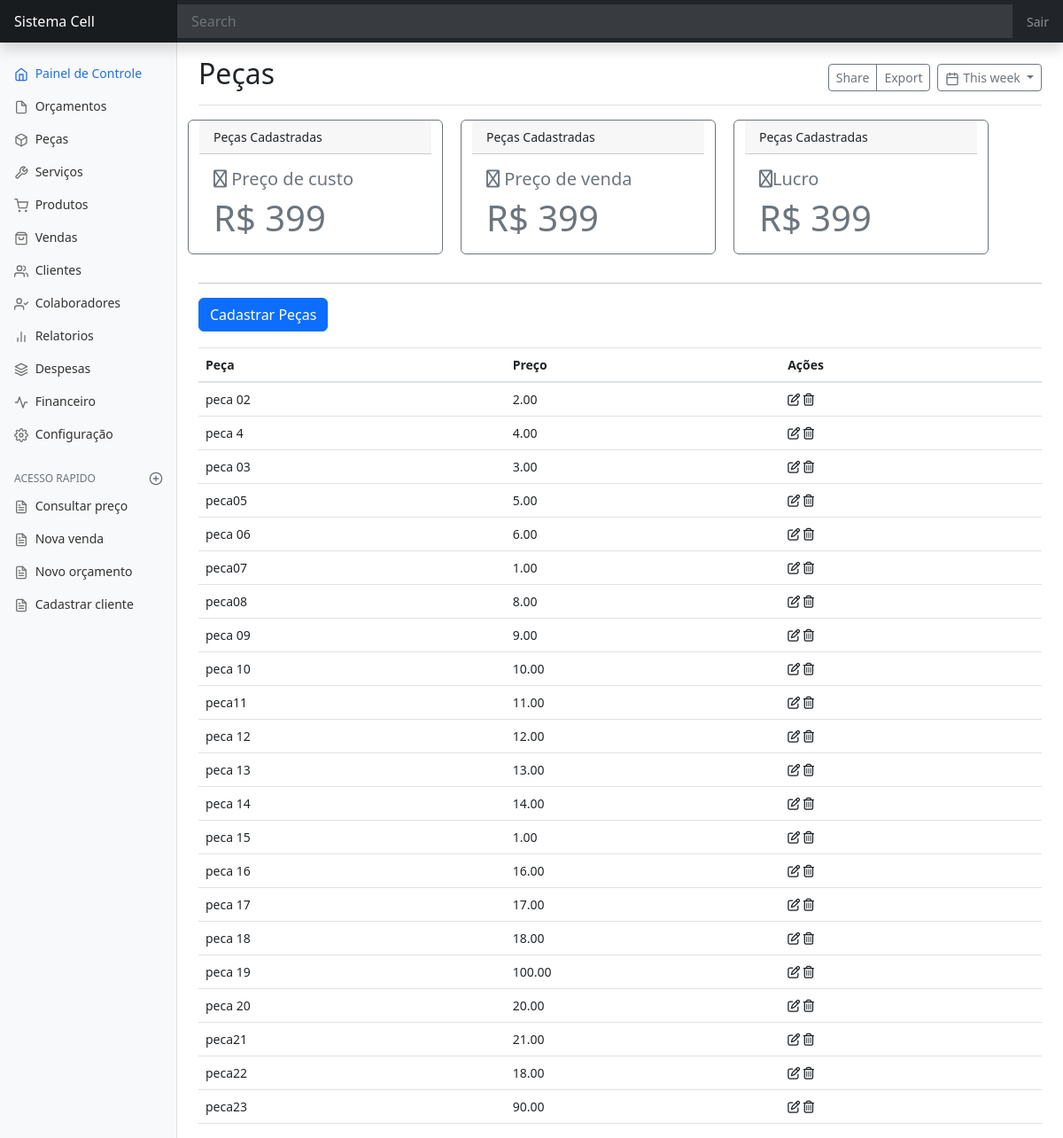
The page /pecas/ on the database its author committed.
### peca/models.py (models this page shows, shortened)
class Pecas(models.Model):
    nome_peca = models.CharField(max_length=99)
    preco_peca = models.DecimalField(max_digits=9, decimal_places=2)

### peca/views.py (the view)
# urls.py: path('pecas/', Peca.as_view(), name='pecas'),
class Peca(ListView):
    model = Pecas
    template_name = 'peca/pagina-inicial-pecas.html'

### peca/templatetags/relatorio_pecas.py (called while the page is built)
@register.simple_tag
def total_peca():
    i = 0
    total = Pecas.objects.all().aggregate(total=Sum('preco_peca'))
    for i in total.values():
        print(i)
    return i

### peca/templates/peca/pagina-inicial-pecas.html (shortened to what this page needs)
{% extends 'dashboard/pagina-inicial.html' %}
{% load relatorio_pecas %}
{% block titulo %} Peças {% endblock titulo %}
{% block conteudo %}
<div class="row" id="relatorio-peca">
    <div class="card border-secondary mb-3" style="max-width: 18rem;" >
        <div class="card-header">Peças Cadastradas</div>
        <div class="card-body text-secondary">
            <h5 class="card-title"><i class="fa-regular fa-money-check-dollar"></i> Preço de custo</h5>
            <h1 class="card-text">R$ {% total_peca %}</h1>
        </div>
    </div>
    <div class="card border-secondary mb-3" style="max-width: 18rem; margin-left:20px" >
        <div class="card-header">Peças Cadastradas</div>
        <div class="card-body text-secondary">
            <h5 class="card-title"><i class="fa-regular fa-money-check-dollar"></i> Preço de venda</h5>
            <h1 class="card-text">R$ {% total_peca %}</h1>
        </div>
    </div>
     <div class="card border-secondary mb-3" style="max-width: 18rem; margin-left:20px" >
        <div class="card-header">Peças Cadastradas</div>
        <div class="card-body text-secondary">
            <h5 class="card-title"><i class="fa-regular fa-money-check-dollar"></i>Lucro</h5>
            <h1 class="card-text">R$ {% total_peca %}</h1>
        </div>
    </div>
</div>
<hr>
<div>
    <a href=""
       class="btn btn-primary"
       data-toggle="modal"
       data-target="#staticBackdrop"
       hx-get="{% url 'cadastrar-peca' %}"
       hx-target="#recebe-conteudo-peca"
       hx-swap="innerHTML">Cadastrar Peças</a>
</div>
<div style="padding-top:18px">
    <table class="table" id="myTable">
        <thead>
        <tr>
            <th>Peça</th>
            <th>Preço</th>
            <th>Ações</th>
        </tr>
        </thead>
        <tbody id="peca-Tbody">
        {% include 'peca/tabela/tabela-peca.html' %}
        </tbody>
    </table>
</div>
{% endblock conteudo%}

### peca/templates/peca/tabela/linhas-tabela-peca.html
<tr id="trPeca{{ object.pk }}">
    <td> {{ object.nome_peca }} </td>
    <td> {{ object.preco_peca }} </td>
    <td><span
            data-toggle="modal"
            data-target="#staticBackdrop"
            hx-get="{% url 'editar-peca' object.pk %}"
            hx-target="#recebe-conteudo-peca">
        <i class="fa-regular fa-pen-to-square"></i>
    </span>
        <span
            hx-get="{% url 'apagar-peca' object.pk %}"
            hx-confirm="Deseja mesmo Apagar {{ object.nome_peca }} ?"
            hx-target="closest tr"
            hx-swap="outerHTML swap:300ms">
                <i class="fa-regular fa-trash-can"></i>
        </span>
    </td>
</tr>

### static/css/dashboard.css (style rules this page uses)
body { font-size: .875rem; }

### rows shown on the page
Pecas: nome_peca "peca 02", preco_peca "2.00"
Pecas: nome_peca "peca 4", preco_peca "4.00"
Pecas: nome_peca "peca 03", preco_peca "3.00"
Pecas: nome_peca "peca05", preco_peca "5.00"
Pecas: nome_peca "peca 06", preco_peca "6.00"
Pecas: nome_peca "peca07", preco_peca "1.00"
Pecas: nome_peca "peca08", preco_peca "8.00"
Pecas: nome_peca "peca 09", preco_peca "9.00"
Pecas: nome_peca "peca 10", preco_peca "10.00"
Pecas: nome_peca "peca11", preco_peca "11.00"
Pecas: nome_peca "peca 12", preco_peca "12.00"
Pecas: nome_peca "peca 13", preco_peca "13.00"
Pecas: nome_peca "peca 14", preco_peca "14.00"
Pecas: nome_peca "peca 15", preco_peca "1.00"
Pecas: nome_peca "peca 16", preco_peca "16.00"
Pecas: nome_peca "peca 17", preco_peca "17.00"
Pecas: nome_peca "peca 18", preco_peca "18.00"
Pecas: nome_peca "peca 19", preco_peca "100.00"
Pecas: nome_peca "peca 20", preco_peca "20.00"
Pecas: nome_peca "peca21", preco_peca "21.00"
Pecas: nome_peca "peca22", preco_peca "18.00"
Pecas: nome_peca "peca23", preco_peca "90.00"
